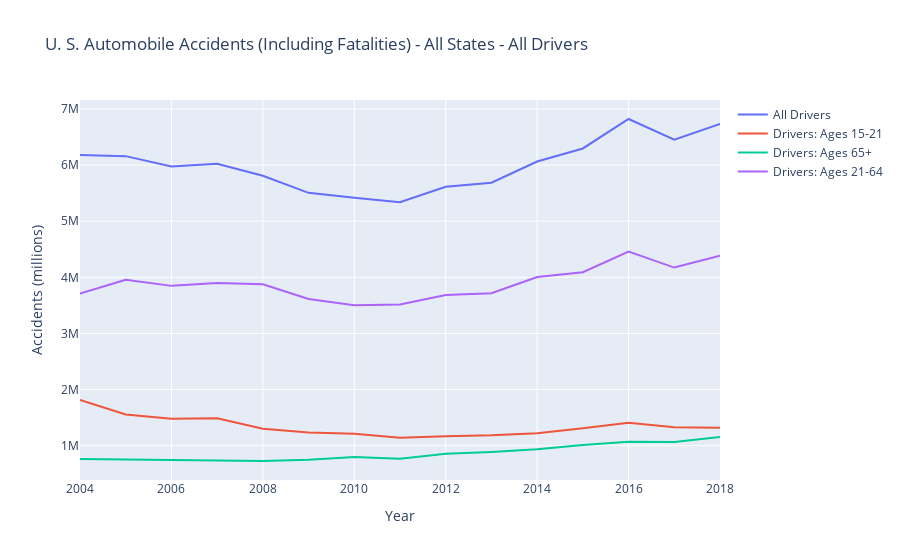

The notebook cell this image was saved under:
### Code cell
# Dependencies

import matplotlib.pyplot as plt
import pandas as pd
import numpy as np
import requests
import time
from scipy.stats import linregress

import plotly.graph_objects as go
import plotly.express as px

# Read cell phone usage CSV
smart_phone_data = pd.read_csv("Resources/smartphone-users-2010-2023.csv")
smart_phone_data_df = pd.DataFrame(smart_phone_data)

#Delete NaN rows
smart_phone_data_df=smart_phone_data_df.dropna(how='any')

total_smartphones_df=smart_phone_data_df.rename(columns={'Smartphone users in the United States 2010-2023':'Year',
                                                                'Unnamed: 1':'Total Smartphone Users (millions)'})
# Read NHTSA all accidents CSV
all_accidents = pd.read_csv("Resources/NHTSA - All Accidents - All Drivers - 2004-2018.csv")
all_accidents_df = pd.DataFrame(all_accidents)

#Delete NaN rows
all_accidents_df=all_accidents_df.dropna(how='any')
all_accidents_df

all_accidents_df=all_accidents_df.rename(columns={' Crash Date (Year) ':'Year',
                                                    'Crash Date (Month)':'January',
                                                    'Unnamed: 2':'February',
                                                    'Unnamed: 3':'March',
                                                    'Unnamed: 4':'April',
                                                    'Unnamed: 5':'May',
                                                    'Unnamed: 6':'June',
                                                    'Unnamed: 7':'July',
                                                    'Unnamed: 8':'August',
                                                    'Unnamed: 9':'September',
                                                    'Unnamed: 10':'October',
                                                    'Unnamed: 11':'November',
                                                    'Unnamed: 12':'December',
                                                    'Unnamed: 13':'Total Accidents',
                                                   })


all_accidents_yearly_df=all_accidents_df.loc[:,['Year', 'Total Accidents']]


# Read NHTSA all accidents younger(drivers) CSV
young_driver_accidents = pd.read_csv("Resources/NHTSA - All Accidents - Young Drivers (15-20) 2004-2018.csv")
young_driver_accidents_df = pd.DataFrame(young_driver_accidents)

#Delete NaN rows
young_driver_accidents_df=young_driver_accidents_df.dropna(how='any')

young_driver_accidents_df=young_driver_accidents_df.rename(columns={'Crash Date (Year)':'Year',
                                                    'Crash Date (Month)':'January',
                                                    'Unnamed: 2':'February',
                                                    'Unnamed: 3':'March',
                                                    'Unnamed: 4':'April',
                                                    'Unnamed: 5':'May',
                                                    'Unnamed: 6':'June',
                                                    'Unnamed: 7':'July',
                                                    'Unnamed: 8':'August',
                                                    'Unnamed: 9':'September',
                                                    'Unnamed: 10':'October',
                                                    'Unnamed: 11':'November',
                                                    'Unnamed: 12':'December',
                                                    'Unnamed: 13':'Total Young Driver Accidents',
                                                   })

young_driver_accidents_df=young_driver_accidents_df.loc[:,['Year', 'Total Young Driver Accidents']]


# Read NHTSA all accidents older drivers CSV
older_driver_accidents = pd.read_csv("Resources/NHTSA - All Accidents - Older Drivers (65+) 2004-2018.csv")
older_driver_accidents_df = pd.DataFrame(older_driver_accidents)

#Delete NaN rows
older_driver_accidents_df=older_driver_accidents_df.dropna(how='any')

#Rename Columns
older_driver_accidents_df=older_driver_accidents_df.rename(columns={'Crash Date (Year)':'Year',
                                                    'Crash Date (Month)':'January',
                                                    'Unnamed: 2':'February',
                                                    'Unnamed: 3':'March',
                                                    'Unnamed: 4':'April',
                                                    'Unnamed: 5':'May',
                                                    'Unnamed: 6':'June',
                                                    'Unnamed: 7':'July',
                                                    'Unnamed: 8':'August',
                                                    'Unnamed: 9':'September',
                                                    'Unnamed: 10':'October',
                                                    'Unnamed: 11':'November',
                                                    'Unnamed: 12':'December',
                                                    'Unnamed: 13':'Total Older Driver Accidents',
                                                   })
#Reduce df for relevant columns
older_driver_accidents_df=older_driver_accidents_df.loc[:,['Year', 'Total Older Driver Accidents']]

# Read NHTSA all accidents other drivers CSV
other_driver_accidents = pd.read_csv("Resources/NHTSA - All Accidents - Drivers (21-64) 2004-2018.csv")
other_driver_accidents_df = pd.DataFrame(other_driver_accidents)

#Delete NaN rows
other_driver_accidents_df=other_driver_accidents_df.dropna(how='any')

#Rename Columns
other_driver_accidents_df=other_driver_accidents_df.rename(columns={'Crash Date (Year)':'Year',
                                                    'Crash Date (Month)':'January',
                                                    'Unnamed: 2':'February',
                                                    'Unnamed: 3':'March',
                                                    'Unnamed: 4':'April',
                                                    'Unnamed: 5':'May',
                                                    'Unnamed: 6':'June',
                                                    'Unnamed: 7':'July',
                                                    'Unnamed: 8':'August',
                                                    'Unnamed: 9':'September',
                                                    'Unnamed: 10':'October',
                                                    'Unnamed: 11':'November',
                                                    'Unnamed: 12':'December',
                                                    'Unnamed: 13':'Total Other Driver Accidents',
                                                   })
#Reduce df for relevant columns
other_driver_accidents_df=other_driver_accidents_df.loc[:,['Year', 'Total Other Driver Accidents']]
other_driver_accidents_df.head(18)

#Merge
merge_table_df = pd.merge(all_accidents_yearly_df, young_driver_accidents_df, on="Year", how="left")
merge_table_df2 = pd.merge(merge_table_df, older_driver_accidents_df, on="Year", how="left")
all_accident_graph_df = pd.merge(merge_table_df2, other_driver_accidents_df, on="Year", how="left")

#Except for "Year", change to float
all_accident_graph_df['Total Accidents'] = all_accident_graph_df['Total Accidents'].astype(float)
all_accident_graph_df['Total Young Driver Accidents'] = all_accident_graph_df['Total Young Driver Accidents'].astype(float)
all_accident_graph_df['Total Older Driver Accidents'] = all_accident_graph_df['Total Older Driver Accidents'].astype(float)
all_accident_graph_df['Total Other Driver Accidents'] = all_accident_graph_df['Total Other Driver Accidents'].astype(float)

year = [2004, 2005, 2006, 2007, 2008, 2009, 2010, 2011, 2012, 2013, 2014, 2015, 2016, 2017, 2018]
year2 = [2010, 2011, 2012, 2013, 2014, 2015, 2016, 2017, 2018]

total_smartphones = [62.6, 92.8, 122, 144.5, 171.0, 190.64, 208.61, 246.6, 257.3]

#year = all_accident_graph_df["Year"]
total_drivers = all_accident_graph_df["Total Accidents"]
younger_drivers = all_accident_graph_df["Total Young Driver Accidents"]
older_drivers = all_accident_graph_df["Total Older Driver Accidents"]
all_other_drivers = all_accident_graph_df["Total Other Driver Accidents"]


#Plot using Plotly
x = year
y0 = total_drivers
y1 = younger_drivers
y2 = older_drivers
y3 = all_other_drivers

fig = go.Figure()

# Add traces
fig.add_trace(go.Scatter(x=year, y=y0,
                    mode='lines',
                    name='All Drivers'))
fig.add_trace(go.Scatter(x=year, y=y1,
                    mode='lines',
                    name='Drivers: Ages 15-21'))
fig.add_trace(go.Scatter(x=year, y=y2,
                    mode='lines',
                    name='Drivers: Ages 65+'))
fig.add_trace(go.Scatter(x=year, y=y3,
                    mode='lines',
                    name='Drivers: Ages 21-64'))

# Edit the layout
fig.update_layout(title='U. S. Automobile Accidents (Including Fatalities) - All States - All Drivers',
                   xaxis_title='Year',
                   yaxis_title='Accidents (millions)')

fig.show()

### Figure 1 — Plotly figure (JSON) as saved in the notebook; plotly's stock layout.template omitted (floating-point values rounded to 4 significant figures)
{"data": [{"mode": "lines", "name": "All Drivers", "type": "scatter", "x": [2004, 2005, 2006, 2007, 2008, 2009, 2010, 2011, 2012, 2013, 2014, 2015, 2016, 2017, 2018], "y": [6181027, 6159350, 5973213, 6024008, 5810846, 5505180, 5419445, 5337829, 5615045, 5686891, 6064284, 6296134, 6821129, 6452598, 6734416, 90081395]}, {"mode": "lines", "name": "Drivers: Ages 15-21", "type": "scatter", "x": [2004, 2005, 2006, 2007, 2008, 2009, 2010, 2011, 2012, 2013, 2014, 2015, 2016, 2017, 2018], "y": [1816091, 1557253, 1479678, 1488997, 1303482, 1232725, 1210448, 1140507, 1167260, 1185506, 1223631, 1309092, 1408959, 1327631, 1319180, 20170439]}, {"mode": "lines", "name": "Drivers: Ages 65+", "type": "scatter", "x": [2004, 2005, 2006, 2007, 2008, 2009, 2010, 2011, 2012, 2013, 2014, 2015, 2016, 2017, 2018], "y": [762800, 753283, 748470, 741936, 727096, 749097, 799867, 766463, 854872, 888951, 937670, 1012285, 1069190, 1066533, 1154956, 13033469]}, {"mode": "lines", "name": "Drivers: Ages 21-64", "type": "scatter", "x": [2004, 2005, 2006, 2007, 2008, 2009, 2010, 2011, 2012, 2013, 2014, 2015, 2016, 2017, 2018], "y": [3712470, 3957242, 3847704, 3898331, 3875878, 3613381, 3500668, 3516857, 3683902, 3718066, 4005942, 4090877, 4459939, 4173708, 4383478, 58438444]}], "layout": {"title": {"text": "U. S. Automobile Accidents (Including Fatalities) - All States - All Drivers"}, "xaxis": {"title": {"text": "Year"}}, "yaxis": {"title": {"text": "Accidents (millions)"}}}}
